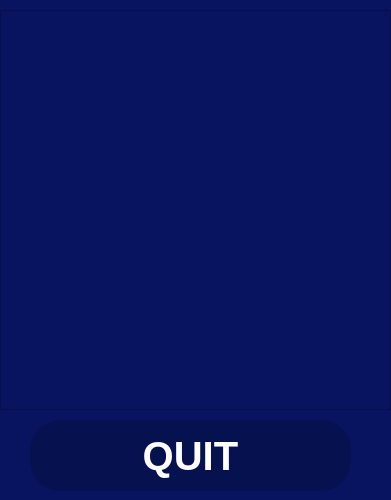
<?xml version="1.0" encoding="UTF-8"?>
<ui version="4.0">
 <class>LeaderBoardWindow</class>
 <widget class="QWidget" name="LeaderBoardWindow">
  <property name="geometry">
   <rect>
    <x>0</x>
    <y>0</y>
    <width>391</width>
    <height>500</height>
   </rect>
  </property>
  <property name="windowTitle">
   <string>LeaderBoardWindow</string>
  </property>
  <property name="styleSheet">
   <string notr="true">background-color:rgb(9,20,96);</string>
  </property>
  <widget class="QTableView" name="tableView">
   <property name="geometry">
    <rect>
     <x>0</x>
     <y>10</y>
     <width>391</width>
     <height>400</height>
    </rect>
   </property>
   <property name="styleSheet">
    <string notr="true">background-color:rgb(9,20,96);
font:700 30pt Arial;
color:white;</string>
   </property>
  </widget>
  <widget class="QPushButton" name="backToMenuBut">
   <property name="geometry">
    <rect>
     <x>30</x>
     <y>420</y>
     <width>321</width>
     <height>71</height>
    </rect>
   </property>
   <property name="font">
    <font>
     <family>Arial</family>
     <pointsize>30</pointsize>
     <italic>false</italic>
     <bold>true</bold>
    </font>
   </property>
   <property name="styleSheet">
    <string notr="true">QPushButton {
        font: 700 30pt &quot;Arial&quot;;
        border-radius: 30px;
        background-color:rgb(6, 17, 80);
        color: white;
}
QPushButton:hover {
        background-color: rgb(66, 14, 155);
}
QPushButton:pressed {
        background-color: rgb(34, 10, 105);
        color: white;
}

</string>
   </property>
   <property name="text">
    <string>QUIT</string>
   </property>
  </widget>
 </widget>
 <resources/>
 <connections/>
</ui>
